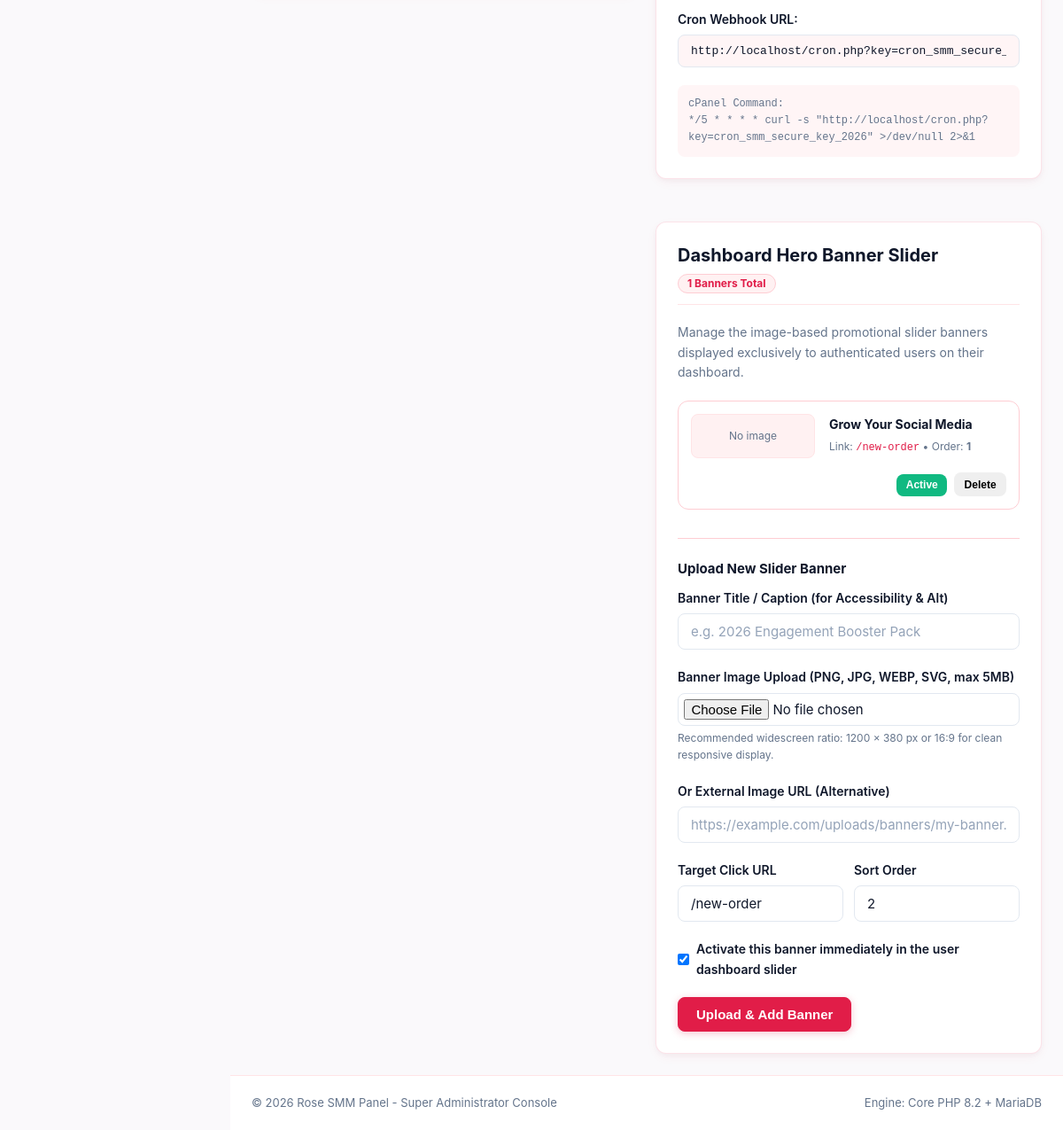
Before: /admin/settings (signed in, lower part) with the older database file.
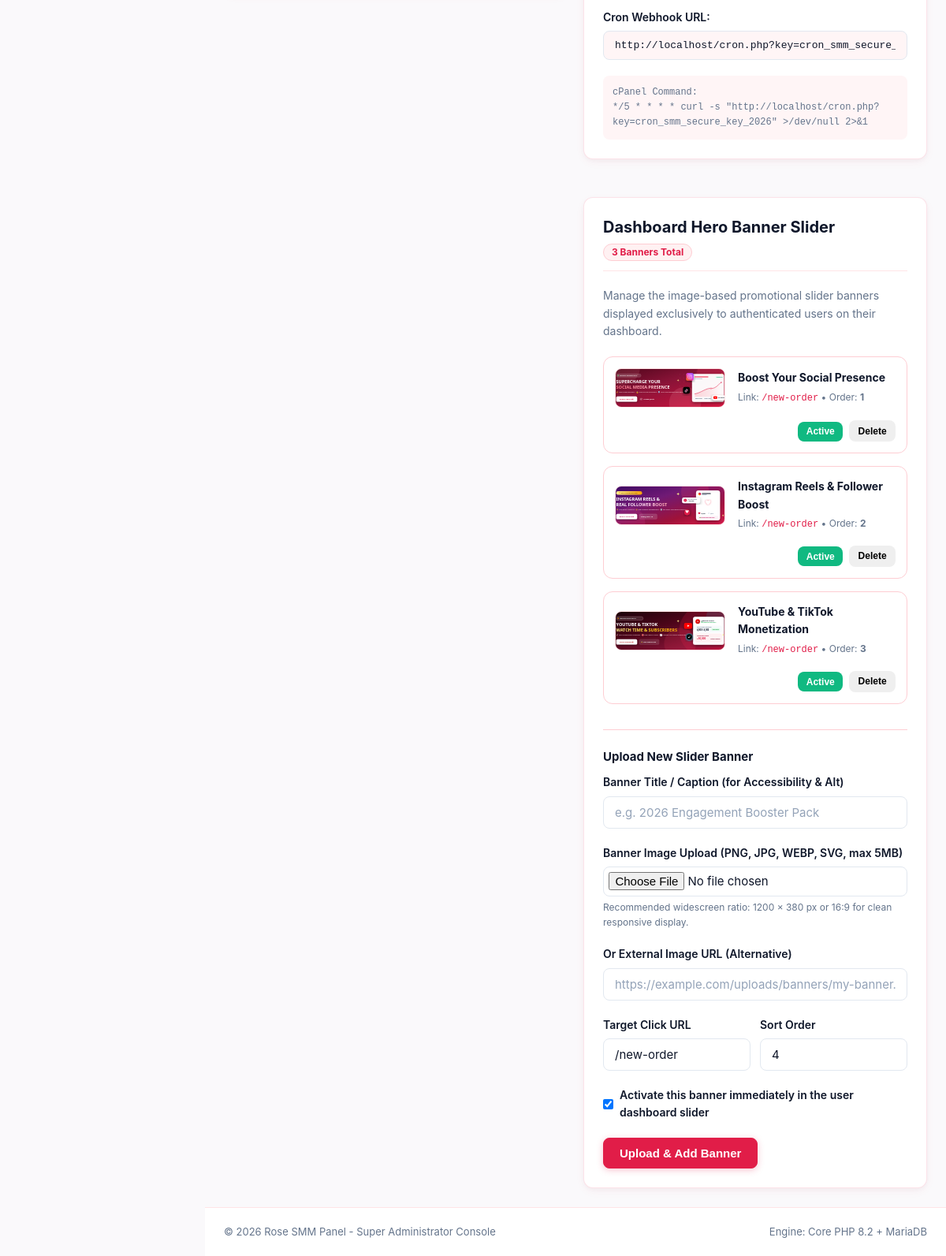
After: the same page with the newer database file.
### tables this page shows
CREATE TABLE IF NOT EXISTS `hero_banners` (
  `id` INT NOT NULL AUTO_INCREMENT,
  `heading` VARCHAR(255) NOT NULL,
  `subheading` VARCHAR(255) DEFAULT NULL,
  `description` TEXT DEFAULT NULL,
  `cta_text` VARCHAR(100) NOT NULL DEFAULT 'Explore Services',
  `cta_link` VARCHAR(255) NOT NULL DEFAULT '/new-order',
  `image_url` VARCHAR(255) DEFAULT NULL,
  `sort_order` INT NOT NULL DEFAULT 0,
  `is_active` TINYINT(1) NOT NULL DEFAULT 1,
  `created_at` TIMESTAMP NULL DEFAULT CURRENT_TIMESTAMP,
  `updated_at` TIMESTAMP NULL DEFAULT CURRENT_TIMESTAMP ON UPDATE CURRENT_TIMESTAMP,
  PRIMARY KEY (`id`)
);

### includes/functions.php (called while the page is built, shortened)
<?php
require_once __DIR__ . '/../db.php';
function e(?string $string): string {
    return htmlspecialchars($string ?? '', ENT_QUOTES, 'UTF-8');
}
function get_setting(string $key, ?string $default = null): ?string {
    static $settingsCache = null;
    if ($settingsCache === null) {
        $rows = DB::fetchAll("SELECT setting_key, setting_value FROM settings");
        $settingsCache = [];
        foreach ($rows as $row) {
            $settingsCache[$row['setting_key']] = $row['setting_value'];
        }
    }
    return $settingsCache[$key] ?? $default;
}

### db.php (called while the page is built, shortened)
<?php
class DB {
    private static ?PDO $instance = null;
    public static function getConnection(): PDO {
        if (self::$instance === null) {
            $dsn = sprintf(
                'mysql:host=%s;port=%s;dbname=%s;charset=utf8mb4',
                DB_HOST,
                DB_PORT,
                DB_NAME
            );
            $options = [
                PDO::ATTR_ERRMODE            => PDO::ERRMODE_EXCEPTION,
                PDO::ATTR_DEFAULT_FETCH_MODE => PDO::FETCH_ASSOC,
                PDO::ATTR_EMULATE_PREPARES   => false,
                PDO::MYSQL_ATTR_INIT_COMMAND => "SET NAMES utf8mb4 COLLATE utf8mb4_unicode_ci"
            ];
            try {
                self::$instance = new PDO($dsn, DB_USER, DB_PASS, $options);
            } catch (PDOException $e) {
                error_log("Database Connection Error: " . $e->getMessage());
                http_response_code(500);
                die("<div style='font-family:system-ui;padding:40px;max-width:500px;margin:50px auto;border-radius:12px;background:#fff;border:1px solid #fecdd3;color:#9f1239;'>
                    <h2 style='margin-top:0;'>Database Connection Required</h2>
                    <p>Unable to connect to the MySQL database. Please verify your database configuration in <code>config.php</code> or <code>.env</code>.</p>
                </div>");
            }
        }
        return self::$instance;
    }
    public static function query(string $sql, array $params = []): PDOStatement {
        $stmt = self::getConnection()->prepare($sql);
        $stmt->execute($params);
        return $stmt;
    }
    public static function fetchAll(string $sql, array $params = []): array {
        $stmt = self::query($sql, $params);
        return $stmt->fetchAll();
    }
}

### themes/classic/views/admin/settings.php (the view, shortened to what this page needs)
<?php
require __DIR__ . '/header.php';
$cronKey = get_setting('cron_key', 'cron_smm_secure_key_2026');
$cronUrl = (isset($_SERVER['HTTPS']) && $_SERVER['HTTPS'] === 'on' ? 'https' : 'http') . '://' . ($_SERVER['HTTP_HOST'] ?? 'localhost') . '/cron.php?key=' . urlencode($cronKey);
$allBanners = DB::fetchAll("SELECT * FROM hero_banners ORDER BY sort_order ASC, id ASC");
?>
<div class="grid grid-cols-2" style="align-items: start;">
  <div style="display: flex; flex-direction: column; gap: 1.5rem;">
    <div class="card" id="cron_settings_card">
      <div class="form-group">
        <label class="form-label">Cron Webhook URL:</label>
        <input type="text" readonly value="<?= e($cronUrl) ?>" class="form-control" style="font-family: monospace; font-size: 0.8125rem; background: var(--bg-subtle);">
      </div>
      <div style="background: var(--bg-subtle); padding: 0.75rem; border-radius: var(--radius-sm); font-family: monospace; font-size: 0.75rem; color: var(--text-muted);">
        cPanel Command:<br>
        */5 * * * * curl -s "<?= e($cronUrl) ?>" >/dev/null 2>&1
      </div>
    </div>
    <div class="card" id="hero_banner_settings_card" style="margin-top: 1.5rem;">
      <div class="card-header" style="display: flex; justify-content: space-between; align-items: center;">
        <h3 class="card-title">Dashboard Hero Banner Slider</h3>
        <span class="badge" style="background: var(--rose-50); color: var(--primary-rose); border: 1px solid var(--rose-200); font-weight: 700;">
          <?= count($allBanners) ?> Banners Total
        </span>
      </div>
      <p style="font-size: 0.875rem; color: var(--text-muted); margin-bottom: 1.25rem;">
        Manage the image-based promotional slider banners displayed exclusively to authenticated users on their dashboard.
      </p>
      <div style="display: flex; flex-direction: column; gap: 1rem; margin-bottom: 2rem;" id="slider_banners_list">
        <?php if (empty($allBanners)): ?>
          <div style="padding: 1.5rem; text-align: center; color: var(--text-muted); background: var(--bg-subtle); border-radius: var(--radius-sm); border: 1px dashed var(--rose-200);">
            No slider banners added yet. Upload your first banner below.
          </div>
        <?php else: ?>
          <?php foreach ($allBanners as $b): ?>
            <div style="display: flex; gap: 1rem; align-items: center; padding: 0.875rem; border: 1px solid var(--rose-200); border-radius: var(--radius-md); background: #ffffff; flex-wrap: wrap;">
              <div style="width: 140px; height: 50px; border-radius: var(--radius-sm); overflow: hidden; background: var(--rose-50); flex-shrink: 0; border: 1px solid var(--rose-100); display: flex; align-items: center; justify-content: center;">
                <?php if (!empty($b['image_url'])): ?>
                  <img src="<?= e($b['image_url']) ?>" alt="Banner" style="width: 100%; height: 100%; object-fit: cover;">
                <?php else: ?>
                  <span style="font-size: 0.75rem; color: var(--text-muted);">No image</span>
                <?php endif; ?>
              </div>
              <div style="flex: 1; min-width: 180px;">
                <div style="font-weight: 700; font-size: 0.875rem; color: var(--text-main); margin-bottom: 0.2rem;">
                  <?= e($b['heading']) ?>
                </div>
                <div style="font-size: 0.75rem; color: var(--text-muted); word-break: break-all;">
                  Link: <span style="color: var(--primary-rose); font-family: monospace;"><?= e($b['cta_link'] ?: '/new-order') ?></span>
                  &bull; Order: <strong><?= (int)$b['sort_order'] ?></strong>
                </div>
              </div>
              <div style="display: flex; align-items: center; gap: 0.5rem; margin-left: auto;">
                <form method="POST" action="/admin/banners/toggle" style="display: inline; margin: 0;">
                  <button type="submit" class="btn btn-sm" style="background: <?= $b['is_active'] ? 'var(--emerald-500, #10b981)' : '#94a3b8' ?>; color: #ffffff; padding: 0.35rem 0.65rem; font-size: 0.75rem; border: none;">
                    <?= $b['is_active'] ? 'Active' : 'Inactive' ?>
                  </button>
                </form>
                <form method="POST" action="/admin/banners/delete" style="display: inline; margin: 0;" onsubmit="return confirm('Are you sure you want to remove this banner from the slider?');">
                  <button type="submit" class="btn btn-danger btn-sm" style="padding: 0.35rem 0.65rem; font-size: 0.75rem;">
                    Delete
                  </button>
                </form>
              </div>
            </div>
          <?php endforeach; ?>
        <?php endif; ?>
      </div>
      <div style="border-top: 1px solid var(--rose-200); padding-top: 1.5rem;" id="add_slider_banner_box">
        <h4 style="font-size: 0.9375rem; font-weight: 700; margin-bottom: 0.75rem; color: var(--rose-950);">
          Upload New Slider Banner
        </h4>
        <form method="POST" action="/admin/banners/add" enctype="multipart/form-data" id="add_slider_banner_form">
          <div class="form-group">
            <label class="form-label">Banner Title / Caption (for Accessibility & Alt)</label>
            <input type="text" name="heading" class="form-control" placeholder="e.g. 2026 Engagement Booster Pack" required>
          </div>
          <div class="form-group">
            <label class="form-label">Banner Image Upload (PNG, JPG, WEBP, SVG, max 5MB)</label>
            <input type="file" name="banner_file" class="form-control" accept="image/png,image/jpeg,image/webp,image/svg+xml,image/gif" style="padding: 0.4rem;">
            <small style="color: var(--text-muted); font-size: 0.75rem; display: block; margin-top: 0.25rem;">
              Recommended widescreen ratio: 1200 &times; 380 px or 16:9 for clean responsive display.
            </small>
          </div>
          <div class="form-group">
            <label class="form-label">Or External Image URL (Alternative)</label>
            <input type="url" name="image_url" class="form-control" placeholder="https://example.com/uploads/banners/my-banner.png">
          </div>
          <div class="grid grid-cols-2" style="gap: 0.75rem;">
            <div class="form-group">
              <label class="form-label">Target Click URL</label>
              <input type="text" name="cta_link" class="form-control" value="/new-order" required>
            </div>
            <div class="form-group">
              <label class="form-label">Sort Order</label>
              <input type="number" name="sort_order" class="form-control" value="<?= count($allBanners) + 1 ?>" min="1" required>
            </div>
          </div>
          <div class="form-group">
            <label class="form-label" style="display: flex; align-items: center; gap: 0.5rem; cursor: pointer;">
              <input type="checkbox" name="is_active" value="1" checked style="width: auto;">
              <span>Activate this banner immediately in the user dashboard slider</span>
            </label>
          </div>
          <button type="submit" class="btn btn-primary" id="btn_upload_banner">
            Upload &amp; Add Banner
          </button>
        </form>
      </div>
    </div>
  </div>
</div>
<?php require __DIR__ . '/footer.php'; ?>

### index.php (shortened to what this page needs)
<?php
require_once __DIR__ . '/db.php';
require_once __DIR__ . '/includes/functions.php';
$requestUri = parse_url($_SERVER['REQUEST_URI'] ?? '/', PHP_URL_PATH);
$maintenanceMode = get_setting('maintenance_mode', '0');
    ?>
    <?php
switch ($requestUri) {
    case '/admin/settings':
        require __DIR__ . '/themes/classic/views/admin/settings.php';
        exit;
        ?>
        <?php
}

### themes/classic/views/admin/header.php (shortened to what this page needs)
<!DOCTYPE html>
<html lang="en">
<head>
  <link rel="stylesheet" href="/themes/classic/assets/css/style.css">
</head>
<body>
<div class="panel-wrapper">
  <div class="panel-main">
    <div class="panel-content">

### themes/classic/views/admin/footer.php (shortened to what this page needs)
<?php
$siteName = e(get_setting('site_name', 'Rose SMM Panel'));
?>
    </div>
    <footer class="panel-footer" id="admin_panel_footer">
      <span>&copy; <?= date('Y') ?> <?= $siteName ?> - Super Administrator Console</span>
      <span>Engine: Core PHP 8.2 + MariaDB</span>
    </footer>
  </div>
</div>
</body>
</html>

### themes/classic/assets/css/style.css (style rules this page uses)
:root { --primary-rose: #e11d48; --primary-rose-hover: #be123c; --primary-rose-active: #9f1239; --rose-50: #fff1f2; --rose-100: #ffe4e6; --rose-200: #fecdd3; --rose-300: #fda4af; --rose-400: #fb7185; --rose-500: #f43f5e; --rose-600: #e11d48; --rose-700: #be123c; --rose-800: #9f1239; --rose-900: #881337; --bg-page: #faf9fb; --bg-surface: #ffffff; --bg-surface-elevated: #ffffff; --bg-subtle: #fff5f6; --text-main: #0f172a; --text-muted: #64748b; --text-light: #94a3b8; --text-rose: #be123c; --border-light: rgba(225, 29, 72, 0.12); --border-card: #f8d7da; --border-focus: #f43f5e; --shadow-sm: 0 1px 3px rgba(0, 0, 0, 0.04), 0 1px 2px rgba(225, 29, 72, 0.04); --shadow-md: 0 4px 14px -2px rgba(225, 29, 72, 0.06), 0 2px 6px -1px rgba(0, 0, 0, 0.04); --shadow-lg: 0 10px 25px -4px rgba(225, 29, 72, 0.08), 0 4px 10px -2px rgba(0, 0, 0, 0.04); --shadow-rose: 0 6px 20px -3px rgba(225, 29, 72, 0.25); --radius-sm: 8px; --radius-md: 12px; --radius-lg: 16px; --radius-pill: 9999px; --transition-fast: 0.15s ease; --transition-normal: 0.25s ease; }
*, *::before, *::after { box-sizing: border-box; margin: 0; padding: 0; }
html { font-size: 16px; scroll-behavior: smooth; -webkit-text-size-adjust: 100%; }
body { font-family: -apple-system, BlinkMacSystemFont, "Segoe UI", Roboto, Helvetica, Arial, sans-serif; background-color: var(--bg-page); color: var(--text-main); line-height: 1.6; min-height: 100vh; display: flex; flex-direction: column; overflow-x: hidden; }
h1, h2, h3, h4, h5, h6 { color: var(--text-main); line-height: 1.3; font-weight: 700; overflow-wrap: break-word; word-break: break-word; }
p, span, label, div { overflow-wrap: break-word; word-break: break-word; }
img, svg { max-width: 100%; height: auto; vertical-align: middle; }
.card { background: var(--bg-surface); border: 1px solid var(--border-light); border-radius: var(--radius-md); box-shadow: var(--shadow-md); padding: 1.5rem; transition: transform var(--transition-normal), box-shadow var(--transition-normal); position: relative; overflow: hidden; max-width: 100%; display: flex; flex-direction: column; }
.card-header { display: flex; align-items: center; justify-content: space-between; margin-bottom: 1.25rem; padding-bottom: 0.75rem; border-bottom: 1px solid var(--rose-100); flex-wrap: wrap; gap: 0.5rem; }
.card-title { font-size: 1.25rem; font-weight: 700; color: var(--text-main); display: flex; align-items: center; gap: 0.5rem; }
.grid { display: grid; gap: 1.25rem; }
.grid-cols-2 { grid-template-columns: repeat(2, minmax(0, 1fr)); }
.btn { display: inline-flex; align-items: center; justify-content: center; gap: 0.5rem; font-weight: 600; font-size: 0.9375rem; padding: 0.625rem 1.25rem; border-radius: var(--radius-sm); border: 1px solid transparent; cursor: pointer; transition: all var(--transition-fast); white-space: nowrap; text-decoration: none; }
.btn-primary { background: var(--primary-rose); color: #ffffff; border-color: var(--primary-rose); box-shadow: 0 2px 8px rgba(225, 29, 72, 0.25); }
.btn-sm { padding: 0.375rem 0.75rem; font-size: 0.8125rem; border-radius: var(--radius-sm); }
.badge { display: inline-flex; align-items: center; padding: 0.25rem 0.625rem; font-size: 0.75rem; font-weight: 700; border-radius: var(--radius-pill); text-transform: capitalize; line-height: 1; white-space: nowrap; }
.form-group { margin-bottom: 1.25rem; }
.form-label { display: block; font-size: 0.875rem; font-weight: 600; color: var(--text-main); margin-bottom: 0.375rem; }
.form-control { width: 100%; padding: 0.625rem 0.875rem; font-size: 0.9375rem; color: var(--text-main); background-color: #ffffff; border: 1px solid #e2e8f0; border-radius: var(--radius-sm); outline: none; transition: border-color var(--transition-fast), box-shadow var(--transition-fast); font-family: inherit; }
.form-control::placeholder { color: var(--text-light); }
.panel-wrapper { display: flex; min-height: 100vh; width: 100%; }
.panel-main { flex: 1; min-width: 0; display: flex; flex-direction: column; }
.panel-content { padding: 1.5rem; flex: 1; }
.panel-footer { padding: 1.25rem 1.5rem; background: #ffffff; border-top: 1px solid var(--rose-100); font-size: 0.8125rem; color: var(--text-muted); display: flex; align-items: center; justify-content: space-between; flex-wrap: wrap; gap: 0.5rem; }

Changed rows visible on the page:
changed hero_banners: image_url: picture added; heading "Grow Your Social Media" → "Boost Your Social Presence"; no longer shows "No image"
added hero_banners: image_url (picture), heading "Instagram Reels & Follower Boost", cta_link "/new-order", sort_order "2", is_active "Active"
added hero_banners: image_url (picture), heading "YouTube & TikTok Monetization", cta_link "/new-order", sort_order "3", is_active "Active"
Other visible differences:
count($allBanners): "1" → "3"
form field sort_order: "2" → "4"
